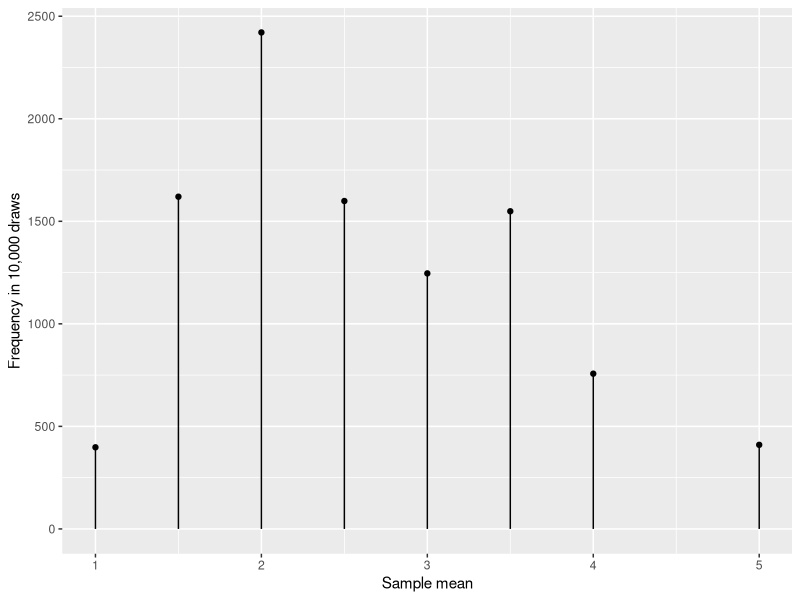
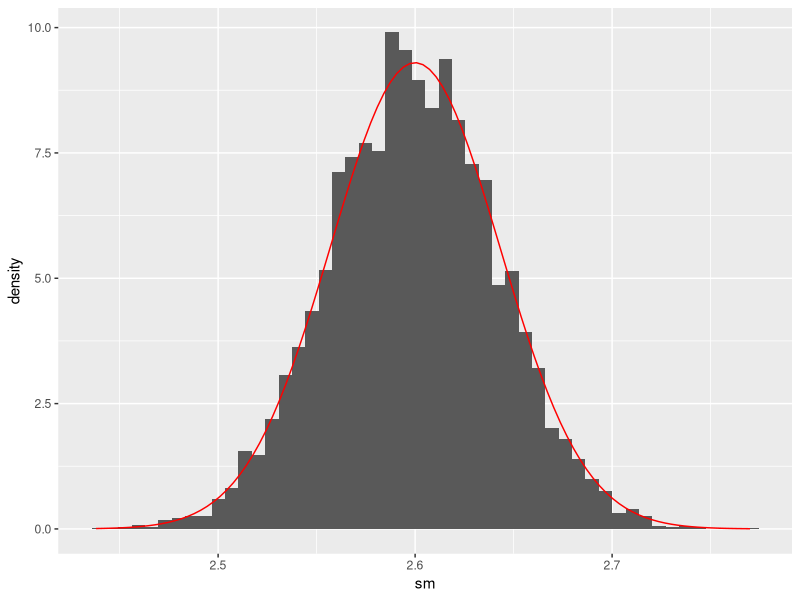
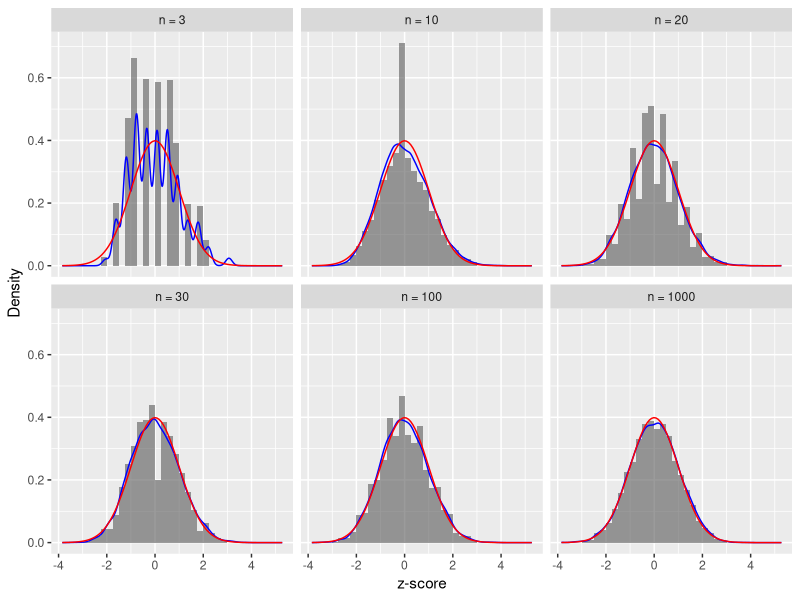
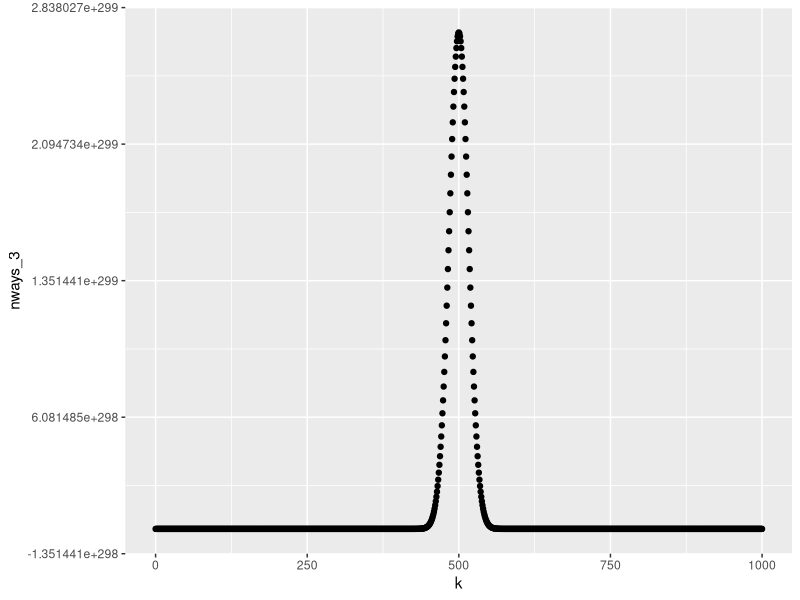
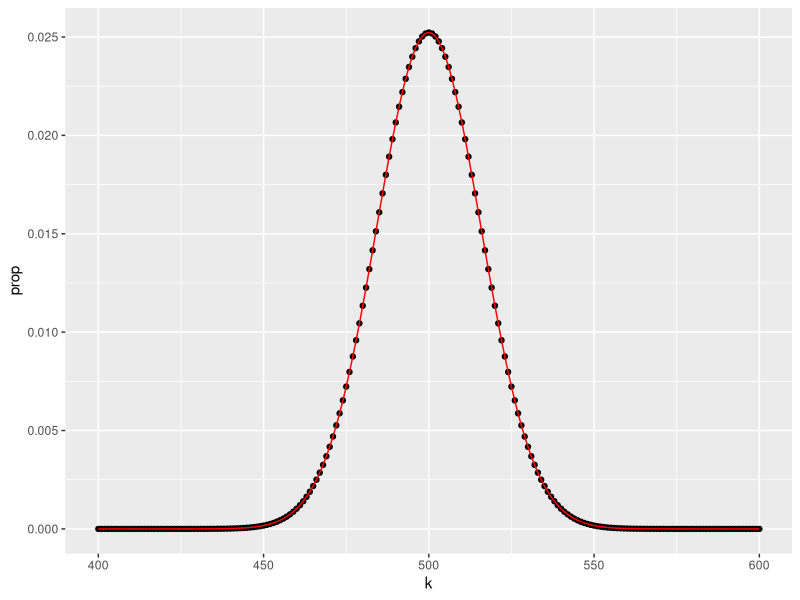
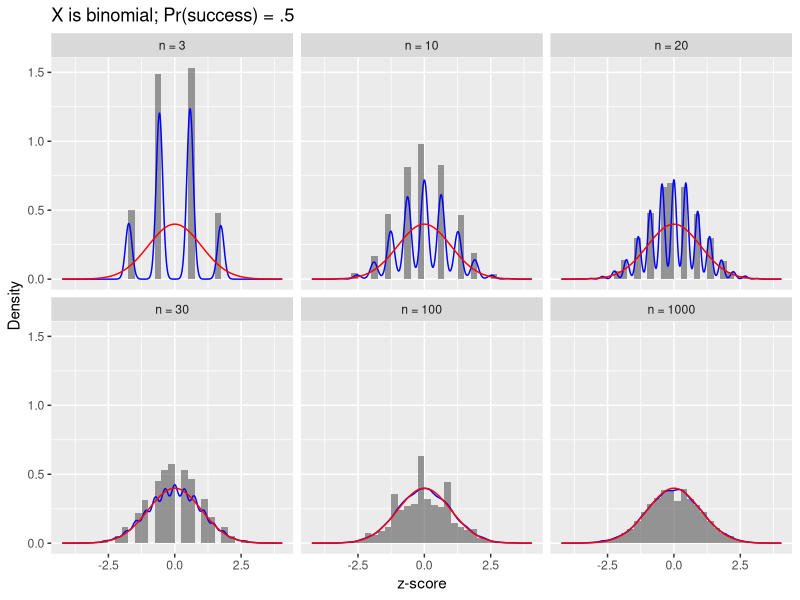
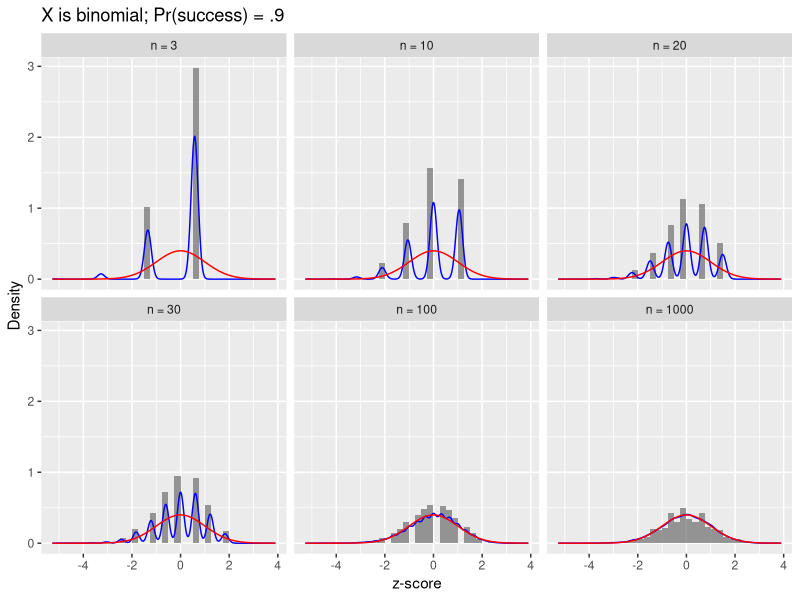
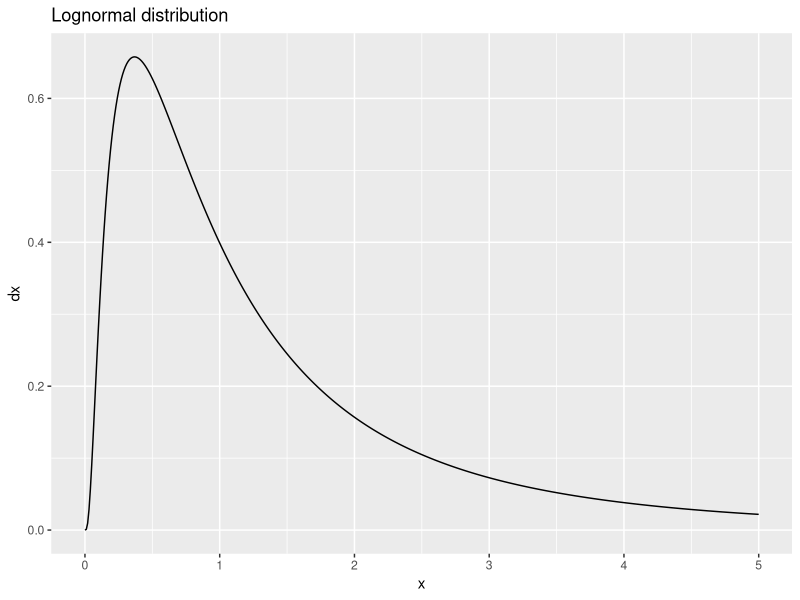

Source code (R) for these figures, in order:
## ---- chunk 1
library(tidyverse)
knitr::opts_chunk$set(fig.height=5, fig.width=8.5, fig.align="center", warning = F, message = F)
# options(scipen = 999)
## ---- chunk 2
n <- 5
x <- c(1,2,5)

sample(x, size = n, replace = T)
sample(x, size = n, replace = T, prob = c(.5, .3, .2))
rnorm(n, mean = 0, sd = 1)

## ---- chunk 3
n <- 5
m <- 10
x <- c(1,2,5)

sample(x, size = n, replace = T)

replicate(m, sample(x, size = n, replace = T))

set.seed(60637)
replicate(m, mean(sample(x, size = n, replace = T)))
## ---- chunk 4
(sample_means <- rep(NA, m))
set.seed(60637)
for(i in 1:m){
  sample_means[i] <- mean(sample(x, size = n, replace = T))
}
sample_means
## ---- chunk 5
set.seed(60637)
map_dbl(1:10, ~ mean(sample(x, size = n, replace = T)))
## ---- chunk 6
map_dbl(c(1,3,5), ~ mean(rnorm(n = 50, mean = .x, sd = 1)))
map2_dbl(c(1,3,5), c(5, 30, 10000), ~ mean(rnorm(n = .y, mean = .x, sd = 1)))
## ---- chunk 7
x <- c(1, 2, 2, 3, 5)
ex = mean(x)
vx <- mean((x - mean(x))^2)

n <- 2
m <- 10000
samp_means <- replicate(m, mean(sample(x, size = n, replace = T)))

tibble(sm = samp_means) |> 
  count(sm) -> counts 

bind_rows(counts |> mutate(type = "tip"),
          counts |> mutate(type = "base", n = 0)) -> for_plot 

for_plot %>% 
  ggplot(aes(x = sm, y = n)) + 
  geom_point(data = filter(for_plot, type == "tip")) +
  geom_line(aes(group = factor(sm))) +
  labs(x = "Sample mean", y = "Frequency in 10,000 draws")
## ---- chunk 8
n <- 1000
samp_means <- replicate(m, mean(sample(x, size = n, replace = T)))

tibble(sm = samp_means) |> 
  ggplot(aes(x = sm)) + 
  geom_histogram(aes(y = ..density..), bins = 50) + 
  stat_function(fun = dnorm,
                args = list(mean = mean(x), sd = sqrt((mean(x^2) - mean(x)^2)/n)),
                col = "red")
## ---- chunk 9

expand_grid(n = c(3, 10, 20, 30, 100, 1000),
            rep = 1:10000) |> 
  mutate(samp = map(n, sample, x = c(1, 2, 2, 3, 5), replace = T),
         samp_mean = map_dbl(samp, mean),
         z = sqrt(n)*(samp_mean - ex)/sqrt(vx),
         facet_labs = fct_reorder(str_c("n = ", n), n)) |> 
  ggplot(aes(x = z)) +
  geom_histogram(aes(y = ..density..), breaks = .0001 + seq(-3, 3, by = .25), alpha = .6) + 
  geom_density(col = "blue") + # histogram(aes(y = ..density..), breaks = .0001 + seq(-3, 3, by = .25)) +
  facet_wrap(vars(facet_labs)) + 
  stat_function(fun = dnorm,
                args = list(mean = 0, sd = 1),
                col = "red") + 
  labs(x = "z-score", y = "Density")
## ---- chunk 10
choose(n = 1000, k = 1000)
choose(n = 1000, k = 500)
## ---- chunk 11
ks <- 0:1000
n <- 1000
## ---- chunk 12
# sapply
nways <- sapply(ks, choose, n = n)
head(nways, 4)
## ---- chunk 13
# for-loop
nways_2 <- rep(NA, 1001)
for(k in ks){
  nways_2[k+1] <- choose(k = k, n = n)
}
head(nways_2, 4)
## ---- chunk 14
# map
dat <- tibble(k = ks) |> 
  mutate(nways_3 = map_dbl(k, choose, n = n))
dat
## ---- chunk 15
dat |> 
  ggplot(aes(x = k, y = nways_3)) +
  geom_point()
## ---- chunk 16
dat |> 
  mutate(prop = nways_3/sum(nways_3),
         dn = dnorm(x = k, mean = 500, sd = sqrt(1000*.5^2))) |> 
  filter(k %in% 400:600) |> 
  ggplot(aes(x = k, y = prop)) + 
  geom_point() +
  geom_line(aes(y = dn), col = "red")
## ---- chunk 17
plot_function <- function(dat, mean_x = 10, sd_x = 3, title = "X is normal"){
  
  dat |> 
    mutate(samp_mean = map_dbl(samp, mean),
           z = sqrt(n)*(samp_mean - mean_x)/sd_x,
           facet_labs = fct_reorder(str_c("n = ", n), n)) |> 
    ggplot(aes(x = z)) +
    geom_histogram(aes(y = ..density..), breaks = .0001 + seq(-3, 3, by = .25), alpha = .6) + 
    geom_density(col = "blue") +
    facet_wrap(vars(facet_labs)) + 
    stat_function(fun = dnorm,
                args = list(mean = 0, sd = 1),
                col = "red") + 
    labs(x = "z-score", y = "Density", title = title)
}
## ---- chunk 18
expand_grid(n = c(3, 10, 20, 30, 100, 1000),
            rep = 1:10000) |> 
  mutate(samp = map(n, rbinom, size = 1, prob = .5)) -> dat

plot_function(dat, mean_x = .5, sd_x = .5, title = "X is binomial; Pr(success) = .5")
## ---- chunk 19
expand_grid(n = c(3, 10, 20, 30, 100, 1000),
            rep = 1:10000) |> 
  mutate(samp = map(n, rbinom, size = 1, prob = .9)) -> dat

plot_function(dat, mean_x = .9, sd_x = sqrt(.9*.1), title = "X is binomial; Pr(success) = .9")
## ---- chunk 20
x <- seq(0, 5, by = .01)
dx <- dlnorm(x)
tibble(x, dx) |> 
  ggplot(aes(x = x, y = dx)) + 
  geom_line() + 
  labs(title = "Lognormal distribution")
## ---- chunk 21

expand_grid(n = c(3, 10, 20, 30, 100, 1000),
            rep = 1:10000) |> 
  mutate(samp = map(n, rlnorm)) -> dat

plot_function(dat, mean_x = exp(1/2), sd_x = sqrt(exp(1)^2 - exp(1)), title = "X is lognormal")
## ---- chunk 22
x <- c(1,5,2,6,3,4,2)
## ---- chunk 23
mean(x^2) - mean(x)^2
## ---- chunk 24
x <- c(1,2,5)
vx <- mean(x^2) - mean(x)^2

pisv_func <- function(samp){mean(samp^2) - mean(samp)^2}
pisv_func_2 <- function(samp, ex){mean((samp - ex)^2)}

expand_grid(size = c(2, 5, 10, 20, 50, 100, 500, 1000),
            rep = 1:1000) |> 
  mutate(samp = map(size, sample, x = x, replace = T)) |> 
  mutate(pisv = sapply(samp, pisv_func),
         pisv_2 = sapply(samp, pisv_func_2, ex = mean(x))) |> 
  group_by(size) |> 
  summarize(`1. True variance` = vx,
            `3. Mean plug-in sample variance from simulation` = mean(pisv),
            `4. Mean variance estimate given true mean` = mean(pisv_2),
            `2. Theoretical variance estimate` = (1 - 1/size)*vx) |>
  pivot_longer(cols = contains("variance")) |> 
  ggplot(aes(x = size, y = value, col = name)) +
  geom_line() + 
  scale_x_log10() + 
  labs(x = "Sample size", y = "Variance", col = "") + 
  expand_limits(y = c(1, 3))
